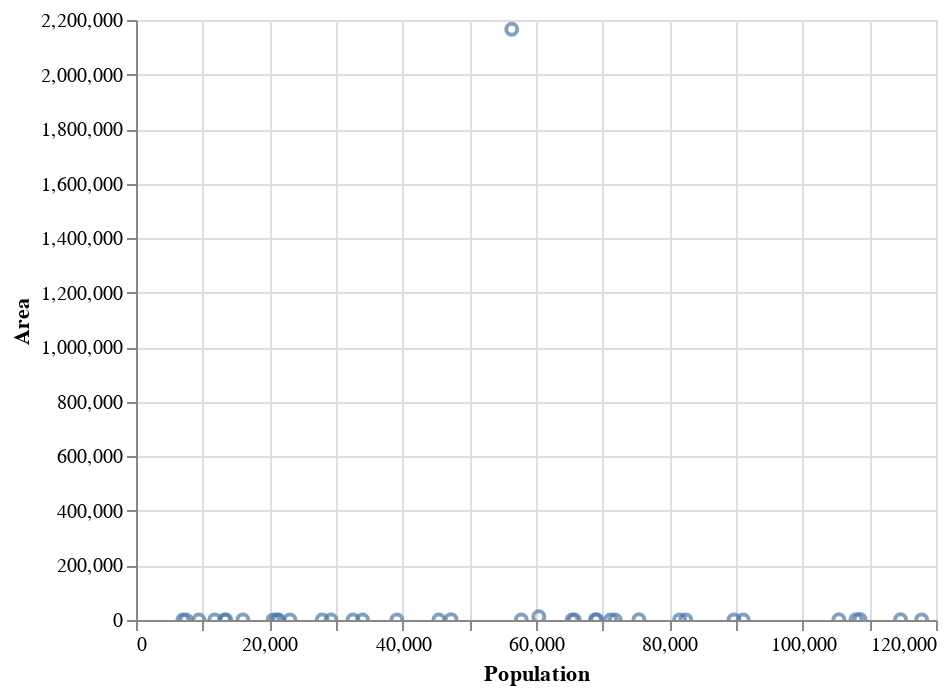

This figure's notebook cell:
### Markdown cell above
Now lets graph these countries.  The easiest way to do this is to plug the query right into the call to create a Chart rather than assigning it to a variable first.

### Code cell
Chart(wd[wd.Population < 150000]).mark_point().encode(x='Population', y='Area', tooltip='Country').interactive()

### Figure 1 — Vega-Lite specification as saved in the notebook (floating-point values rounded to 4 significant figures)
{"$schema": "https://vega.github.io/schema/vega-lite/v2.6.0.json", "config": {"view": {"height": 300, "width": 400}}, "data": {"name": "data-eb6839db18211d6104041fad9c920cdb"}, "datasets": {"data-eb6839db18211d6104041fad9c920cdb": [{"Agriculture": null, "Arable": 10, "Area": 199, "Birthrate": 22.46, "Climate": 2, "Coastline": 58.29, "Code": "ASM", "CodeNum": 16, "Country": "American Samoa ", "Crops": 15, "Ct": "American Samoa", "Deathrate": 3.27, "GDP": 8000, "Industry": null, "Infant mortality": 9.27, "Literacy": 97, "Net migration": -20.71, "Other": 75, "Phones": 259.5, "Pop. Density": 290.4, "Population": 57794, "Region": "OCEANIA                            ", "Service": null}, {"Agriculture": null, "Arable": 2.22, "Area": 468, "Birthrate": 8.71, "Climate": 3, "Coastline": 0, "Code": "AND", "CodeNum": 20, "Country": "Andorra ", "Crops": 0, "Ct": "Andorra", "Deathrate": 6.25, "GDP": 19000, "Industry": null, "Infant mortality": 4.05, "Literacy": 100, "Net migration": 6.6, "Other": 97.78, "Phones": 497.2, "Pop. Density": 152.1, "Population": 71201, "Region": "WESTERN EUROPE                     ", "Service": null}, {"Agriculture": 0.04, "Arable": 0, "Area": 102, "Birthrate": 14.17, "Climate": 2, "Coastline": 59.8, "Code": "AIA", "CodeNum": 660, "Country": "Anguilla ", "Crops": 0, "Ct": "Anguilla", "Deathrate": 5.34, "GDP": 8600, "Industry": 0.18, "Infant mortality": 21.03, "Literacy": 95, "Net migration": 10.76, "Other": 100, "Phones": 460, "Pop. Density": 132.1, "Population": 13477, "Region": "LATIN AMER. & CARIB    ", "Service": 0.78}, {"Agriculture": 0.038, "Arable": 18.18, "Area": 443, "Birthrate": 16.93, "Climate": 2, "Coastline": 34.54, "Code": "ATA", "CodeNum": 10, "Country": "Antigua & Barbuda ", "Crops": 4.55, "Ct": "Antigua & Barbuda", "Deathrate": 5.37, "GDP": 11000, "Industry": 0.22, "Infant mortality": 19.46, "Literacy": 89, "Net migration": -6.15, "Other": 77.27, "Phones": 549.9, "Pop. Density": 156, "Population": 69108, "Region": "LATIN AMER. & CARIB    ", "Service": 0.743}, {"Agriculture": 0.004, "Arable": 10.53, "Area": 193, "Birthrate": 11.03, "Climate": 2, "Coastline": 35.49, "Code": "ABW", "CodeNum": 533, "Country": "Aruba ", "Crops": 0, "Ct": "Aruba", "Deathrate": 6.68, "GDP": 28000, "Industry": 0.333, "Infant mortality": 5.89, "Literacy": 97, "Net migration": 0, "Other": 89.47, "Phones": 516.1, "Pop. Density": 372.5, "Population": 71891, "Region": "LATIN AMER. & CARIB    ", "Service": 0.663}, {"Agriculture": 0.01, "Arable": 20, "Area": 53, "Birthrate": 11.4, "Climate": 2, "Coastline": 194.3, "Code": "BMU", "CodeNum": 60, "Country": "Bermuda ", "Crops": 0, "Ct": "Bermuda", "Deathrate": 7.74, "GDP": 36000, "Industry": 0.1, "Infant mortality": 8.53, "Literacy": 98, "Net migration": 2.49, "Other": 80, "Phones": 851.4, "Pop. Density": 1241, "Population": 65773, "Region": "NORTHERN AMERICA                   ", "Service": 0.89}, {"Agriculture": 0.018, "Arable": 20, "Area": 153, "Birthrate": 14.89, "Climate": 2, "Coastline": 52.29, "Code": "IOT", "CodeNum": 86, "Country": "British Virgin Is. ", "Crops": 6.67, "Ct": "British Virgin Is.", "Deathrate": 4.42, "GDP": 16000, "Industry": 0.062, "Infant mortality": 18.05, "Literacy": 97.8, "Net migration": 10.01, "Other": 73.33, "Phones": 506.5, "Pop. Density": 151, "Population": 23098, "Region": "LATIN AMER. & CARIB    ", "Service": 0.92}, {"Agriculture": 0.014, "Arable": 3.85, "Area": 262, "Birthrate": 12.74, "Climate": 2, "Coastline": 61.07, "Code": "CYM", "CodeNum": 136, "Country": "Cayman Islands ", "Crops": 0, "Ct": "Cayman Islands", "Deathrate": 4.89, "GDP": 35000, "Industry": 0.032, "Infant mortality": 8.19, "Literacy": 98, "Net migration": 18.75, "Other": 96.15, "Phones": 836.3, "Pop. Density": 173.4, "Population": 45436, "Region": "LATIN AMER. & CARIB    ", "Service": 0.954}, {"Agriculture": 0.151, "Arable": 17.39, "Area": 240, "Birthrate": 21, "Climate": 2, "Coastline": 50, "Code": "COK", "CodeNum": 184, "Country": "Cook Islands ", "Crops": 13.04, "Ct": "Cook Islands", "Deathrate": null, "GDP": 5000, "Industry": 0.096, "Infant mortality": null, "Literacy": 95, "Net migration": null, "Other": 69.57, "Phones": 289.9, "Pop. Density": 89.1, "Population": 21388, "Region": "OCEANIA                            ", "Service": 0.753}, {"Agriculture": 0.177, "Arable": 6.67, "Area": 754, "Birthrate": 15.27, "Climate": 2, "Coastline": 19.63, "Code": "DMA", "CodeNum": 212, "Country": "Dominica ", "Crops": 20, "Ct": "Dominica", "Deathrate": 6.73, "GDP": 5400, "Industry": 0.328, "Infant mortality": 14.15, "Literacy": 94, "Net migration": -13.87, "Other": 73.33, "Phones": 304.8, "Pop. Density": 91.4, "Population": 68910, "Region": "LATIN AMER. & CARIB    ", "Service": 0.495}, {"Agriculture": 0.27, "Arable": 2.14, "Area": 1399, "Birthrate": 14.05, "Climate": null, "Coastline": 79.84, "Code": "FRO", "CodeNum": 234, "Country": "Faroe Islands ", "Crops": 0, "Ct": "Faroe Islands", "Deathrate": 8.7, "GDP": 22000, "Industry": 0.11, "Infant mortality": 6.24, "Literacy": null, "Net migration": 1.41, "Other": 97.86, "Phones": 503.8, "Pop. Density": 33.8, "Population": 47246, "Region": "WESTERN EUROPE                     ", "Service": 0.62}, {"Agriculture": null, "Arable": 0, "Area": 7, "Birthrate": 10.74, "Climate": null, "Coastline": 171.4, "Code": "GIB", "CodeNum": 292, "Country": "Gibraltar ", "Crops": 0, "Ct": "Gibraltar", "Deathrate": 9.31, "GDP": 17500, "Industry": null, "Infant mortality": 5.13, "Literacy": null, "Net migration": 0, "Other": 100, "Phones": 877.7, "Pop. Density": 3990.0, "Population": 27928, "Region": "WESTERN EUROPE                     ", "Service": null}, {"Agriculture": null, "Arable": 0, "Area": 2166086, "Birthrate": 15.93, "Climate": 1, "Coastline": 2.04, "Code": "GRL", "CodeNum": 304, "Country": "Greenland ", "Crops": 0, "Ct": "Greenland", "Deathrate": 7.84, "GDP": 20000, "Industry": null, "Infant mortality": 15.82, "Literacy": null, "Net migration": -8.37, "Other": 100, "Phones": 448.9, "Pop. Density": 0, "Population": 56361, "Region": "NORTHERN AMERICA                   ", "Service": null}, {"Agriculture": 0.054, "Arable": 5.88, "Area": 344, "Birthrate": 22.08, "Climate": 2, "Coastline": 35.17, "Code": "GRD", "CodeNum": 308, "Country": "Grenada ", "Crops": 29.41, "Ct": "Grenada", "Deathrate": 6.88, "GDP": 5000, "Industry": 0.18, "Infant mortality": 14.62, "Literacy": 98, "Net migration": -13.92, "Other": 64.71, "Phones": 364.5, "Pop. Density": 260.8, "Population": 89703, "Region": "LATIN AMER. & CARIB    ", "Service": 0.766}, {"Agriculture": 0.03, "Arable": null, "Area": 78, "Birthrate": 8.81, "Climate": 3, "Coastline": 64.1, "Code": "GGY", "CodeNum": 831, "Country": "Guernsey ", "Crops": null, "Ct": "Guernsey", "Deathrate": 10.01, "GDP": 20000, "Industry": 0.1, "Infant mortality": 4.71, "Literacy": null, "Net migration": 3.84, "Other": null, "Phones": 842.4, "Pop. Density": 838.6, "Population": 65409, "Region": "WESTERN EUROPE                     ", "Service": 0.87}, {"Agriculture": 0.01, "Arable": 9, "Area": 572, "Birthrate": 11.05, "Climate": 3, "Coastline": 27.97, "Code": "IMN", "CodeNum": 833, "Country": "Isle of Man ", "Crops": 0, "Ct": "Isle of Man", "Deathrate": 11.19, "GDP": 21000, "Industry": 0.13, "Infant mortality": 5.93, "Literacy": null, "Net migration": 5.36, "Other": 91, "Phones": 676, "Pop. Density": 131.9, "Population": 75441, "Region": "WESTERN EUROPE                     ", "Service": 0.86}, {"Agriculture": 0.05, "Arable": 0, "Area": 116, "Birthrate": 9.3, "Climate": 3, "Coastline": 60.34, "Code": "JEY", "CodeNum": 832, "Country": "Jersey ", "Crops": 0, "Ct": "Jersey", "Deathrate": 9.28, "GDP": 24800, "Industry": 0.02, "Infant mortality": 5.24, "Literacy": null, "Net migration": 2.76, "Other": 100, "Phones": 811.3, "Pop. Density": 785.2, "Population": 91084, "Region": "WESTERN EUROPE                     ", "Service": 0.93}, {"Agriculture": 0.089, "Arable": 2.74, "Area": 811, "Birthrate": 30.65, "Climate": 2, "Coastline": 140.9, "Code": "KIR", "CodeNum": 296, "Country": "Kiribati ", "Crops": 50.68, "Ct": "Kiribati", "Deathrate": 8.26, "GDP": 800, "Industry": 0.242, "Infant mortality": 48.52, "Literacy": null, "Net migration": 0, "Other": 46.58, "Phones": 42.7, "Pop. Density": 130, "Population": 105432, "Region": "OCEANIA                            ", "Service": 0.668}, {"Agriculture": 0.06, "Arable": 25, "Area": 160, "Birthrate": 10.21, "Climate": 4, "Coastline": 0, "Code": "LIE", "CodeNum": 438, "Country": "Liechtenstein ", "Crops": 0, "Ct": "Liechtenstein", "Deathrate": 7.18, "GDP": 25000, "Industry": 0.39, "Infant mortality": 4.7, "Literacy": 100, "Net migration": 4.85, "Other": 75, "Phones": 585.5, "Pop. Density": 212.4, "Population": 33987, "Region": "WESTERN EUROPE                     ", "Service": 0.55}, {"Agriculture": 0.317, "Arable": 16.67, "Area": 11854, "Birthrate": 33.05, "Climate": 2, "Coastline": 3.12, "Code": "MHL", "CodeNum": 584, "Country": "Marshall Islands ", "Crops": 38.89, "Ct": "Marshall Islands", "Deathrate": 4.78, "GDP": 1600, "Industry": 0.149, "Infant mortality": 29.45, "Literacy": 93.7, "Net migration": -6.04, "Other": 44.44, "Phones": 91.2, "Pop. Density": 5.1, "Population": 60422, "Region": "OCEANIA                            ", "Service": 0.534}, {"Agriculture": 0.289, "Arable": 5.71, "Area": 702, "Birthrate": 24.68, "Climate": 2, "Coastline": 870.7, "Code": "FSM", "CodeNum": 583, "Country": "Micronesia, Fed. St. ", "Crops": 45.71, "Ct": "Micronesia, Fed. St.", "Deathrate": 4.75, "GDP": 2000, "Industry": 0.152, "Infant mortality": 30.21, "Literacy": 89, "Net migration": -20.99, "Other": 48.58, "Phones": 114.8, "Pop. Density": 153.9, "Population": 108004, "Region": "OCEANIA                            ", "Service": 0.559}, {"Agriculture": 0.17, "Arable": 0, "Area": 2, "Birthrate": 9.19, "Climate": null, "Coastline": 205, "Code": "MCO", "CodeNum": 492, "Country": "Monaco ", "Crops": 0, "Ct": "Monaco", "Deathrate": 12.91, "GDP": 27000, "Industry": null, "Infant mortality": 5.43, "Literacy": 99, "Net migration": 7.75, "Other": 100, "Phones": 1036.0, "Pop. Density": 16270.0, "Population": 32543, "Region": "WESTERN EUROPE                     ", "Service": null}, {"Agriculture": null, "Arable": 20, "Area": 102, "Birthrate": 17.59, "Climate": 2, "Coastline": 39.22, "Code": "MSR", "CodeNum": 500, "Country": "Montserrat ", "Crops": 0, "Ct": "Montserrat", "Deathrate": 7.1, "GDP": 3400, "Industry": null, "Infant mortality": 7.35, "Literacy": 97, "Net migration": 0, "Other": 80, "Phones": null, "Pop. Density": 92.5, "Population": 9439, "Region": "LATIN AMER. & CARIB    ", "Service": null}, {"Agriculture": null, "Arable": 0, "Area": 21, "Birthrate": 24.76, "Climate": 2, "Coastline": 142.9, "Code": "NRU", "CodeNum": 520, "Country": "Nauru ", "Crops": 0, "Ct": "Nauru", "Deathrate": 6.7, "GDP": 5000, "Industry": null, "Infant mortality": 9.95, "Literacy": null, "Net migration": 0, "Other": 100, "Phones": 143, "Pop. Density": 632.7, "Population": 13287, "Region": "OCEANIA                            ", "Service": null}, {"Agriculture": null, "Arable": 13.04, "Area": 477, "Birthrate": 19.43, "Climate": 2, "Coastline": 310.7, "Code": "MMR", "CodeNum": 104, "Country": "N. Mariana Islands ", "Crops": 4.35, "Ct": "N. Mariana Islands", "Deathrate": 2.29, "GDP": 12500, "Industry": null, "Infant mortality": 7.11, "Literacy": 97, "Net migration": 9.61, "Other": 82.61, "Phones": 254.7, "Pop. Density": 172.9, "Population": 82459, "Region": "OCEANIA                            ", "Service": null}, {"Agriculture": 0.062, "Arable": 8.7, "Area": 458, "Birthrate": 18.03, "Climate": 2, "Coastline": 331.7, "Code": "PLW", "CodeNum": 585, "Country": "Palau ", "Crops": 4.35, "Ct": "Palau", "Deathrate": 6.8, "GDP": 9000, "Industry": 0.12, "Infant mortality": 14.84, "Literacy": 92, "Net migration": 2.85, "Other": 86.95, "Phones": 325.6, "Pop. Density": 44.9, "Population": 20579, "Region": "OCEANIA                            ", "Service": 0.818}, {"Agriculture": null, "Arable": 12.9, "Area": 413, "Birthrate": 12.13, "Climate": null, "Coastline": 14.53, "Code": "BLM", "CodeNum": 652, "Country": "Saint Helena ", "Crops": 0, "Ct": "Saint Helena", "Deathrate": 6.53, "GDP": 2500, "Industry": null, "Infant mortality": 19, "Literacy": 97, "Net migration": 0, "Other": 87.1, "Phones": 293.3, "Pop. Density": 18.2, "Population": 7502, "Region": "SUB-SAHARAN AFRICA                 ", "Service": null}, {"Agriculture": 0.035, "Arable": 19.44, "Area": 261, "Birthrate": 18.02, "Climate": 2, "Coastline": 51.72, "Code": "SHN", "CodeNum": 654, "Country": "Saint Kitts & Nevis ", "Crops": 2.78, "Ct": "Saint Kitts & Nevis", "Deathrate": 8.33, "GDP": 8800, "Industry": 0.258, "Infant mortality": 14.49, "Literacy": 97, "Net migration": -7.11, "Other": 77.78, "Phones": 638.9, "Pop. Density": 149.9, "Population": 39129, "Region": "LATIN AMER. & CARIB    ", "Service": 0.707}, {"Agriculture": null, "Arable": 13.04, "Area": 242, "Birthrate": 13.52, "Climate": null, "Coastline": 49.59, "Code": "LKA", "CodeNum": 144, "Country": "St Pierre & Miquelon ", "Crops": 0, "Ct": "St Pierre & Miquelon", "Deathrate": 6.83, "GDP": 6900, "Industry": null, "Infant mortality": 7.54, "Literacy": 99, "Net migration": -4.86, "Other": 86.96, "Phones": 683.2, "Pop. Density": 29, "Population": 7026, "Region": "NORTHERN AMERICA                   ", "Service": null}, {"Agriculture": 0.1, "Arable": 17.95, "Area": 389, "Birthrate": 16.18, "Climate": 2, "Coastline": 21.59, "Code": "VCT", "CodeNum": 670, "Country": "Saint Vincent and the Grenadines ", "Crops": 17.95, "Ct": "Saint Vincent and the Grenadines", "Deathrate": 5.98, "GDP": 2900, "Industry": 0.26, "Infant mortality": 14.78, "Literacy": 96, "Net migration": -7.64, "Other": 64.1, "Phones": 190.9, "Pop. Density": 303, "Population": 117848, "Region": "LATIN AMER. & CARIB    ", "Service": 0.64}, {"Agriculture": null, "Arable": 16.67, "Area": 61, "Birthrate": 10.02, "Climate": null, "Coastline": 0, "Code": "SMR", "CodeNum": 674, "Country": "San Marino ", "Crops": 0, "Ct": "San Marino", "Deathrate": 8.17, "GDP": 34600, "Industry": null, "Infant mortality": 5.73, "Literacy": 96, "Net migration": 10.98, "Other": 83.33, "Phones": 704.3, "Pop. Density": 479.5, "Population": 29251, "Region": "WESTERN EUROPE                     ", "Service": null}, {"Agriculture": 0.032, "Arable": 2.22, "Area": 455, "Birthrate": 16.03, "Climate": 2, "Coastline": 107.9, "Code": "SYC", "CodeNum": 690, "Country": "Seychelles ", "Crops": 13.33, "Ct": "Seychelles", "Deathrate": 6.29, "GDP": 7800, "Industry": 0.304, "Infant mortality": 15.53, "Literacy": 58, "Net migration": -5.69, "Other": 84.45, "Phones": 262.4, "Pop. Density": 179.2, "Population": 81541, "Region": "SUB-SAHARAN AFRICA                 ", "Service": 0.665}, {"Agriculture": 0.23, "Arable": 23.61, "Area": 748, "Birthrate": 25.37, "Climate": 2, "Coastline": 56.02, "Code": "TON", "CodeNum": 776, "Country": "Tonga ", "Crops": 43.06, "Ct": "Tonga", "Deathrate": 5.28, "GDP": 2200, "Industry": 0.27, "Infant mortality": 12.62, "Literacy": 98.5, "Net migration": 0, "Other": 33.33, "Phones": 97.7, "Pop. Density": 153.3, "Population": 114689, "Region": "OCEANIA                            ", "Service": 0.5}, {"Agriculture": null, "Arable": 2.33, "Area": 430, "Birthrate": 21.84, "Climate": 2, "Coastline": 90.47, "Code": "TKM", "CodeNum": 795, "Country": "Turks & Caicos Is ", "Crops": 0, "Ct": "Turks & Caicos Is", "Deathrate": 4.21, "GDP": 9600, "Industry": null, "Infant mortality": 15.67, "Literacy": 98, "Net migration": 11.68, "Other": 97.67, "Phones": 269.5, "Pop. Density": 49.2, "Population": 21152, "Region": "LATIN AMER. & CARIB    ", "Service": null}, {"Agriculture": 0.166, "Arable": 0, "Area": 26, "Birthrate": 22.18, "Climate": 2, "Coastline": 92.31, "Code": "TUV", "CodeNum": 798, "Country": "Tuvalu ", "Crops": 0, "Ct": "Tuvalu", "Deathrate": 7.11, "GDP": 1100, "Industry": 0.272, "Infant mortality": 20.03, "Literacy": null, "Net migration": 0, "Other": 100, "Phones": 59.3, "Pop. Density": 454.2, "Population": 11810, "Region": "OCEANIA                            ", "Service": 0.562}, {"Agriculture": 0.01, "Arable": 11.76, "Area": 1910, "Birthrate": 13.96, "Climate": 2, "Coastline": 9.84, "Code": "VIR", "CodeNum": 850, "Country": "Virgin Islands ", "Crops": 2.94, "Ct": "Virgin Islands", "Deathrate": 6.43, "GDP": 17200, "Industry": 0.19, "Infant mortality": 8.03, "Literacy": null, "Net migration": -8.94, "Other": 85.3, "Phones": 652.8, "Pop. Density": 56.9, "Population": 108605, "Region": "LATIN AMER. & CARIB    ", "Service": 0.8}, {"Agriculture": null, "Arable": 5, "Area": 274, "Birthrate": null, "Climate": 2, "Coastline": 47.08, "Code": "WLF", "CodeNum": 876, "Country": "Wallis and Futuna ", "Crops": 25, "Ct": "Wallis and Futuna", "Deathrate": null, "GDP": 3700, "Industry": null, "Infant mortality": null, "Literacy": 50, "Net migration": null, "Other": 70, "Phones": 118.6, "Pop. Density": 58.5, "Population": 16025, "Region": "OCEANIA                            ", "Service": null}]}, "encoding": {"tooltip": {"field": "Country", "type": "nominal"}, "x": {"field": "Population", "type": "quantitative"}, "y": {"field": "Area", "type": "quantitative"}}, "mark": "point", "selection": {"selector002": {"bind": "scales", "encodings": ["x", "y"], "mark": {"fill": "#333", "fillOpacity": 0.125, "stroke": "white"}, "on": "[mousedown, window:mouseup] > window:mousemove!", "resolve": "global", "translate": "[mousedown, window:mouseup] > window:mousemove!", "type": "interval", "zoom": "wheel!"}}}
